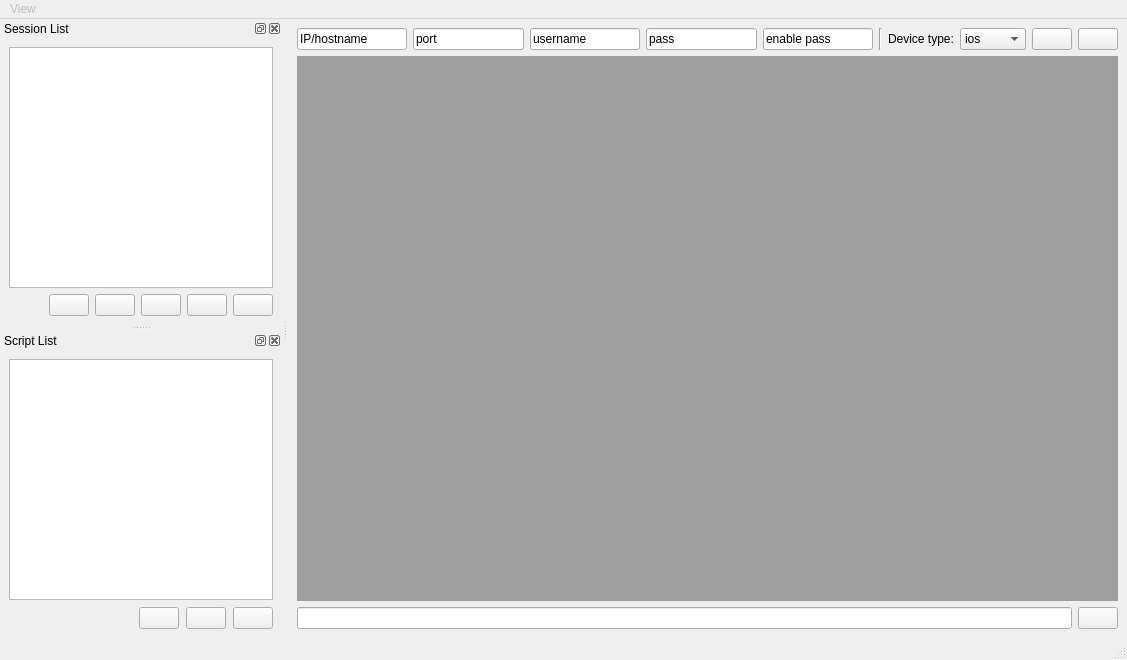
<?xml version="1.0" encoding="UTF-8"?>
<ui version="4.0">
 <author>M. J. Spangler</author>
 <class>MainWindow</class>
 <widget class="QMainWindow" name="MainWindow">
  <property name="geometry">
   <rect>
    <x>0</x>
    <y>0</y>
    <width>1127</width>
    <height>660</height>
   </rect>
  </property>
  <property name="windowTitle">
   <string>QtCAT</string>
  </property>
  <widget class="QWidget" name="centralwidget">
   <layout class="QGridLayout" name="gridLayout">
    <item row="0" column="0">
     <layout class="QHBoxLayout" name="horizontalLayout_5">
      <item>
       <widget class="QLineEdit" name="ipEdit">
        <property name="text">
         <string>IP/hostname</string>
        </property>
       </widget>
      </item>
      <item>
       <widget class="QLineEdit" name="portEdit">
        <property name="text">
         <string>port</string>
        </property>
       </widget>
      </item>
      <item>
       <widget class="QLineEdit" name="userEdit">
        <property name="text">
         <string>username</string>
        </property>
       </widget>
      </item>
      <item>
       <widget class="QLineEdit" name="passEdit">
        <property name="text">
         <string>pass</string>
        </property>
       </widget>
      </item>
      <item>
       <widget class="QLineEdit" name="enpassEdit">
        <property name="text">
         <string>enable pass</string>
        </property>
       </widget>
      </item>
      <item>
       <widget class="Line" name="line">
        <property name="orientation">
         <enum>Qt::Vertical</enum>
        </property>
       </widget>
      </item>
      <item>
       <widget class="QLabel" name="label">
        <property name="text">
         <string>Device type:</string>
        </property>
       </widget>
      </item>
      <item>
       <widget class="QComboBox" name="osCombo">
        <item>
         <property name="text">
          <string>ios</string>
         </property>
        </item>
        <item>
         <property name="text">
          <string>nxos</string>
         </property>
        </item>
        <item>
         <property name="text">
          <string>ios_xr</string>
         </property>
        </item>
        <item>
         <property name="text">
          <string>ios_xe</string>
         </property>
        </item>
       </widget>
      </item>
      <item>
       <widget class="QPushButton" name="connectButton">
        <property name="text">
         <string/>
        </property>
        <property name="icon">
         <iconset>
          <normaloff>assets/link-m.png</normaloff>assets/link-m.png</iconset>
        </property>
       </widget>
      </item>
      <item>
       <widget class="QPushButton" name="disconnectButton">
        <property name="text">
         <string/>
        </property>
        <property name="icon">
         <iconset>
          <normaloff>assets/link-unlink-m.png</normaloff>assets/link-unlink-m.png</iconset>
        </property>
       </widget>
      </item>
     </layout>
    </item>
    <item row="1" column="0">
     <widget class="QMdiArea" name="sessionMDI">
      <property name="sizePolicy">
       <sizepolicy hsizetype="Expanding" vsizetype="Expanding">
        <horstretch>0</horstretch>
        <verstretch>0</verstretch>
       </sizepolicy>
      </property>
      <property name="viewMode">
       <enum>QMdiArea::TabbedView</enum>
      </property>
      <property name="tabsClosable">
       <bool>true</bool>
      </property>
      <property name="tabsMovable">
       <bool>true</bool>
      </property>
     </widget>
    </item>
    <item row="2" column="0">
     <layout class="QHBoxLayout" name="horizontalLayout_6">
      <item>
       <widget class="QLineEdit" name="commandEdit"/>
      </item>
      <item>
       <widget class="QPushButton" name="sendButton">
        <property name="icon">
         <iconset>
          <normaloff>assets/send-plane-2-line.png</normaloff>assets/send-plane-2-line.png</iconset>
        </property>
       </widget>
      </item>
     </layout>
    </item>
   </layout>
  </widget>
  <widget class="QMenuBar" name="menubar">
   <property name="enabled">
    <bool>false</bool>
   </property>
   <property name="geometry">
    <rect>
     <x>0</x>
     <y>0</y>
     <width>1127</width>
     <height>26</height>
    </rect>
   </property>
   <widget class="QMenu" name="menuView">
    <property name="title">
     <string>View</string>
    </property>
    <addaction name="actionSession_List"/>
    <addaction name="actionPlugin_List"/>
   </widget>
   <addaction name="menuView"/>
  </widget>
  <widget class="QStatusBar" name="statusbar"/>
  <widget class="QDockWidget" name="dockWidget_2">
   <property name="sizePolicy">
    <sizepolicy hsizetype="Expanding" vsizetype="Expanding">
     <horstretch>0</horstretch>
     <verstretch>0</verstretch>
    </sizepolicy>
   </property>
   <property name="windowTitle">
    <string>Session List</string>
   </property>
   <attribute name="dockWidgetArea">
    <number>1</number>
   </attribute>
   <widget class="QWidget" name="dockWidgetContents_2">
    <layout class="QVBoxLayout" name="verticalLayout_3">
     <item>
      <layout class="QVBoxLayout" name="verticalLayout_4">
       <item>
        <widget class="QListWidget" name="sessionList">
         <property name="minimumSize">
          <size>
           <width>0</width>
           <height>0</height>
          </size>
         </property>
         <property name="selectionMode">
          <enum>QAbstractItemView::ExtendedSelection</enum>
         </property>
        </widget>
       </item>
       <item>
        <layout class="QHBoxLayout" name="horizontalLayout_2">
         <item>
          <spacer name="horizontalSpacer">
           <property name="orientation">
            <enum>Qt::Horizontal</enum>
           </property>
           <property name="sizeHint" stdset="0">
            <size>
             <width>40</width>
             <height>20</height>
            </size>
           </property>
          </spacer>
         </item>
         <item>
          <widget class="QPushButton" name="addButton">
           <property name="text">
            <string/>
           </property>
           <property name="icon">
            <iconset>
             <normaloff>assets/add-line.png</normaloff>assets/add-line.png</iconset>
           </property>
          </widget>
         </item>
         <item>
          <widget class="QPushButton" name="deleteButton">
           <property name="text">
            <string/>
           </property>
           <property name="icon">
            <iconset>
             <normaloff>assets/delete-bin-7-line.png</normaloff>assets/delete-bin-7-line.png</iconset>
           </property>
          </widget>
         </item>
         <item>
          <widget class="QPushButton" name="editButton">
           <property name="text">
            <string/>
           </property>
           <property name="icon">
            <iconset>
             <normaloff>assets/file-edit-line.png</normaloff>assets/file-edit-line.png</iconset>
           </property>
          </widget>
         </item>
         <item>
          <widget class="QPushButton" name="refreshSessionButton">
           <property name="text">
            <string/>
           </property>
           <property name="icon">
            <iconset>
             <normaloff>assets/refresh-line.png</normaloff>assets/refresh-line.png</iconset>
           </property>
          </widget>
         </item>
         <item>
          <widget class="QPushButton" name="sessionButton">
           <property name="text">
            <string/>
           </property>
           <property name="icon">
            <iconset>
             <normaloff>assets/link.png</normaloff>assets/link.png</iconset>
           </property>
          </widget>
         </item>
        </layout>
       </item>
      </layout>
     </item>
    </layout>
   </widget>
  </widget>
  <widget class="QDockWidget" name="dockWidget_3">
   <property name="sizePolicy">
    <sizepolicy hsizetype="Expanding" vsizetype="Expanding">
     <horstretch>0</horstretch>
     <verstretch>0</verstretch>
    </sizepolicy>
   </property>
   <property name="layoutDirection">
    <enum>Qt::LeftToRight</enum>
   </property>
   <property name="autoFillBackground">
    <bool>false</bool>
   </property>
   <property name="windowTitle">
    <string>Script List</string>
   </property>
   <attribute name="dockWidgetArea">
    <number>1</number>
   </attribute>
   <widget class="QWidget" name="dockWidgetContents_3">
    <layout class="QGridLayout" name="gridLayout_2">
     <item row="0" column="0">
      <layout class="QVBoxLayout" name="verticalLayout" stretch="0,0">
       <property name="spacing">
        <number>7</number>
       </property>
       <item>
        <widget class="QListWidget" name="pluginList">
         <property name="minimumSize">
          <size>
           <width>0</width>
           <height>0</height>
          </size>
         </property>
         <property name="baseSize">
          <size>
           <width>0</width>
           <height>0</height>
          </size>
         </property>
        </widget>
       </item>
       <item>
        <layout class="QHBoxLayout" name="horizontalLayout">
         <item>
          <spacer name="horizontalSpacer_2">
           <property name="orientation">
            <enum>Qt::Horizontal</enum>
           </property>
           <property name="sizeHint" stdset="0">
            <size>
             <width>40</width>
             <height>20</height>
            </size>
           </property>
          </spacer>
         </item>
         <item>
          <widget class="QPushButton" name="infoButton">
           <property name="text">
            <string/>
           </property>
           <property name="icon">
            <iconset>
             <normaloff>assets/information-line.png</normaloff>assets/information-line.png</iconset>
           </property>
          </widget>
         </item>
         <item>
          <widget class="QPushButton" name="refreshPluginButton">
           <property name="text">
            <string/>
           </property>
           <property name="icon">
            <iconset>
             <normaloff>assets/refresh-line.png</normaloff>assets/refresh-line.png</iconset>
           </property>
          </widget>
         </item>
         <item>
          <widget class="QPushButton" name="runButton">
           <property name="text">
            <string/>
           </property>
           <property name="icon">
            <iconset>
             <normaloff>assets/play-line.png</normaloff>assets/play-line.png</iconset>
           </property>
          </widget>
         </item>
        </layout>
       </item>
      </layout>
     </item>
    </layout>
   </widget>
  </widget>
  <action name="actionSession_List">
   <property name="enabled">
    <bool>true</bool>
   </property>
   <property name="text">
    <string>Session List</string>
   </property>
  </action>
  <action name="actionPlugin_List">
   <property name="text">
    <string>Plugin List</string>
   </property>
  </action>
 </widget>
 <resources/>
 <connections/>
</ui>
